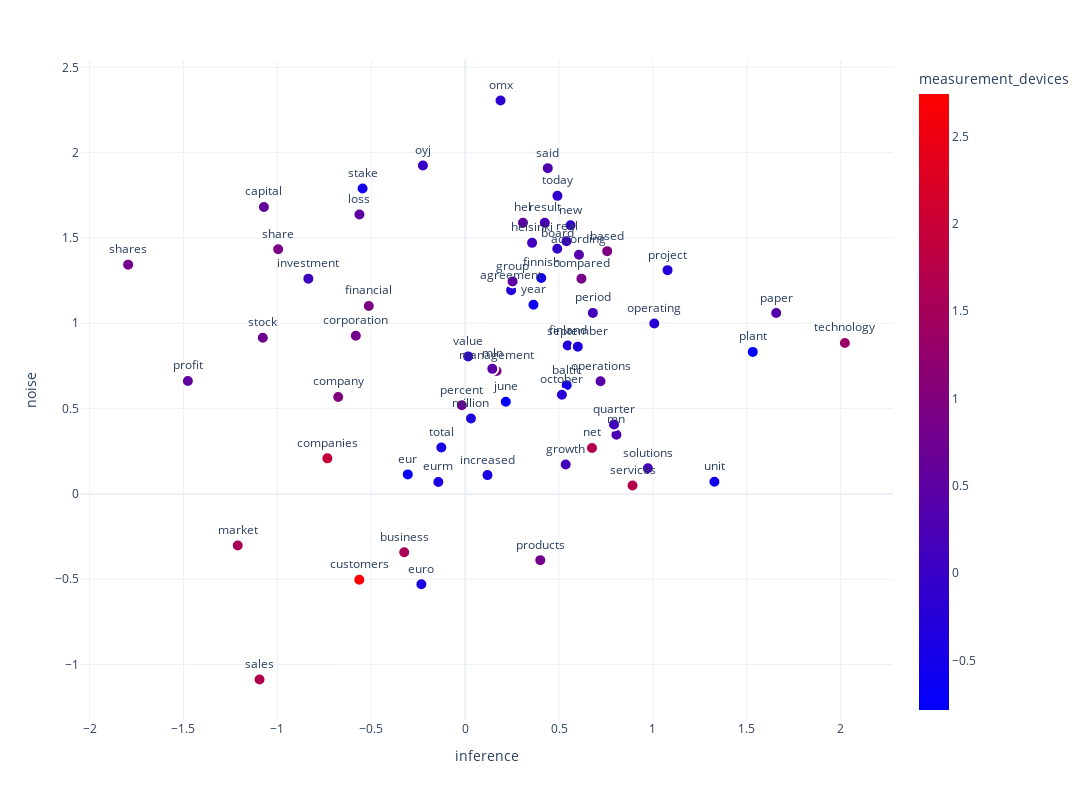

Notebook source saved alongside this figure:
### Code cell
px.scatter(
    terms_with_axes,
    text="term",
    x="inference",
    y="noise",
    color="measurement_devices",
    template="plotly_white",
    color_continuous_scale="Bluered",
).update_layout(
    width=1200,
    height=800
).update_traces(
    textposition="top center",
    marker=dict(size=12, line=dict(width=2, color="white"))
)

### Figure 1 — Plotly figure (JSON) as saved in the notebook; plotly's stock layout.template omitted (floating-point values rounded to 4 significant figures)
{"data": [{"hovertemplate": "inference=%{x}<br>noise=%{y}<br>term=%{text}<br>measurement_devices=%{marker.color}<extra></extra>", "legendgroup": "", "marker": {"color": [0.39, -0.286, -0.4949, 0.9585, -0.04259, 1.561, 0.5897, 1.93, 1.013, 0.8499, 0.8379, 2.743, -0.6809, -0.4233, -0.3522, 0.9207, -0.3342, -0.5413, 0.5317, 0.1264, 0.4939, 0.09826, -0.3941, 0.07876, -0.6789, 0.5015, 0.9126, 1.541, -0.3372, 0.4746, 0.2331, 1.698, -0.05847, -0.2245, -0.1544, -0.2366, 0.4392, -0.0222, 0.3708, 0.7332, 0.1714, -0.7845, 0.8464, 0.5303, -0.3043, 0.1317, 0.06503, 0.2158, 0.3301, 1.666, -0.3293, 1.722, 0.9064, 0.7925, 0.2085, -0.48, 0.739, 1.339, -0.1005, -0.4496, -0.5525, -0.1141, -0.5862], "coloraxis": "coloraxis", "line": {"color": "white", "width": 2}, "size": 12, "symbol": "circle"}, "mode": "markers+text", "name": "", "orientation": "v", "showlegend": false, "text": ["according", "agreement", "baltic", "based", "board", "business", "capital", "companies", "company", "compared", "corporation", "customers", "eur", "eurm", "euro", "financial", "finland", "finnish", "group", "growth", "hel", "helsinki", "increased", "investment", "june", "loss", "management", "market", "million", "mln", "mn", "net", "new", "october", "omx", "operating", "operations", "oyj", "paper", "percent", "period", "plant", "products", "profit", "project", "quarter", "real", "result", "said", "sales", "september", "services", "share", "shares", "solutions", "stake", "stock", "technology", "today", "total", "unit", "value", "year"], "textposition": "top center", "type": "scatter", "x": [0.6061, 0.2448, 0.5408, 0.7564, 0.4906, -0.3244, -1.072, -0.7335, -0.676, 0.6193, -0.5821, -0.5636, -0.3055, -0.1428, -0.233, -0.513, 0.5458, 0.4052, 0.2526, 0.5354, 0.308, 0.3565, 0.1189, -0.8349, 0.2165, -0.563, 0.1674, -1.211, 0.03107, 0.1448, 0.8057, 0.6754, 0.5611, 0.5152, 0.1884, 1.007, 0.7209, -0.2248, 1.656, -0.01766, 0.6802, 1.532, 0.4, -1.477, 1.078, 0.7927, 0.5398, 0.4241, 0.44, -1.095, 0.5999, 0.8912, -0.9957, -1.795, 0.9733, -0.5461, -1.078, 2.022, 0.4914, -0.1267, 1.327, 0.01589, 0.3637], "xaxis": "x", "y": [1.401, 1.194, 0.6366, 1.423, 1.436, -0.3414, 1.682, 0.2086, 0.5685, 1.262, 0.9271, -0.5031, 0.1144, 0.07, -0.5297, 1.102, 0.8696, 1.266, 1.245, 0.1724, 1.589, 1.471, 0.1103, 1.262, 0.5407, 1.637, 0.7205, -0.3023, 0.4417, 0.733, 0.3464, 0.2697, 1.574, 0.5809, 2.306, 0.9988, 0.6606, 1.925, 1.06, 0.5199, 1.061, 0.8324, -0.388, 0.6623, 1.311, 0.4075, 1.48, 1.589, 1.909, -1.087, 0.863, 0.04973, 1.434, 1.344, 0.1507, 1.79, 0.9157, 0.8845, 1.747, 0.2725, 0.07098, 0.8059, 1.108], "yaxis": "y"}], "layout": {"coloraxis": {"colorbar": {"title": {"text": "measurement_devices"}}, "colorscale": [[0, "rgb(0,0,255)"], [1, "rgb(255,0,0)"]]}, "height": 800, "legend": {"tracegroupgap": 0}, "margin": {"t": 60}, "width": 1200, "xaxis": {"anchor": "y", "autorange": true, "domain": [0, 1], "range": [-2.046, 2.273], "title": {"text": "inference"}, "type": "linear"}, "yaxis": {"anchor": "x", "autorange": true, "domain": [0, 1], "range": [-1.325, 2.543], "title": {"text": "noise"}, "type": "linear"}}}
